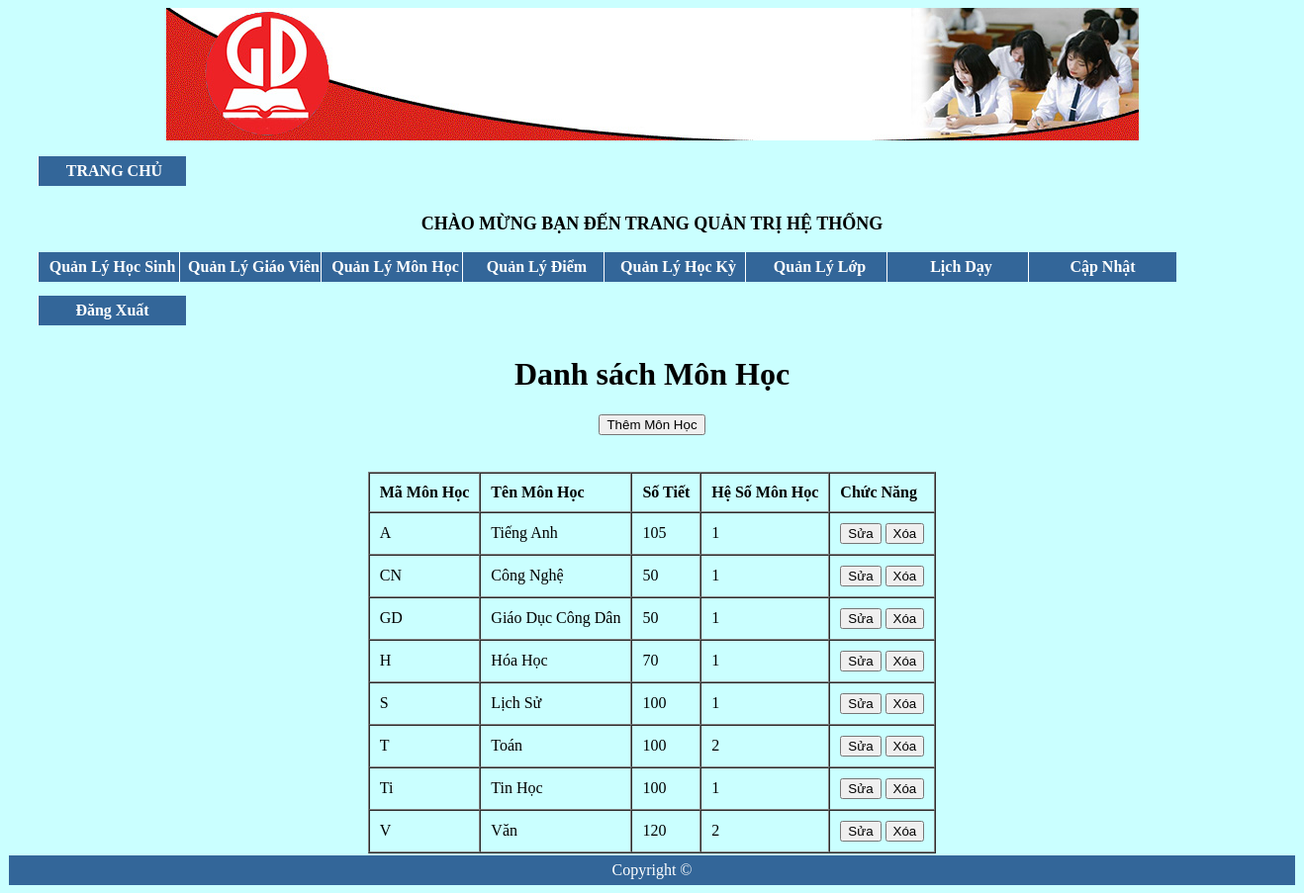
/admin/index.php?mod=mh (signed in), run on the app's committed database.
### tables this page shows
CREATE TABLE `monhoc` (
  `MaMonHoc` varchar(5) NOT NULL,
  `TenMonHoc` varchar(20) NOT NULL,
  `SoTiet` int(20) NOT NULL,
  `HeSoMonHoc` int(1) NOT NULL
);

### classes/monhoc.class.php (called while the page is built, shortened)
<?php
class monhoc extends DB
{
    function allmon()
    {
        $con=$this->connect();
        $sql="select * from monhoc";
        $query=mysqli_query($con,$sql);
        $result=array();
        if($query)
        {
            while($row=mysqli_fetch_assoc($query))
            {
                $result[]=$row;
            }
        }
        return $result;
    }
}
?>

### admin/monhoc/hienthimon.php (the view, shortened to what this page needs)
<?php
require "../classes/monhoc.class.php";
$con=new monhoc();
$mon=$con->allmon();
?>
<!DOCTYPE html>
<html>
<head>
</head>
<body>
<h1 align="center"style="font-family:Tahoma;font-weight: bold">Danh sách Môn Học</h1>
<h3 align="center"><a href="monhoc/themmon.php"><button>Thêm Môn Học</button></a></h3>
<table align="center" border="1" cellspacing="0" cellpadding="10">
    <tr style="font-weight: bold">
        <td>Mã Môn Học</td>
        <td>Tên Môn Học</td>
        <td>Số Tiết</td>
        <td>Hệ Số Môn Học</td>
        <td>Chức Năng</td>
    </tr>
    <?php foreach ($mon as $item){ ?>
        <tr>
            <td><?php echo $item['MaMonHoc']; ?></td>
            <td><?php echo $item['TenMonHoc']; ?></td>
            <td><?php echo $item['SoTiet']; ?></td>
            <td><?php echo $item['HeSoMonHoc']; ?></td>
            <td><?php echo "<a href='monhoc/suamon.php?id=$item[MaMonHoc]'><button type='button'>Sửa</button></a>"; ?>
                <?php echo "<a href='monhoc/xoamon.php?id=$item[MaMonHoc]' onclick='return XacNhan();'><button type='button'>Xóa</button></a>"; ?>
            </td>
        </tr>
    <?php } ?>
    <br/>
</table>

### data on the page
monhoc: MaMonHoc "A", TenMonHoc "Tiếng Anh", SoTiet "105", HeSoMonHoc "1"
monhoc: MaMonHoc "CN", TenMonHoc "Công Nghệ", SoTiet "50", HeSoMonHoc "1"
monhoc: MaMonHoc "GD", TenMonHoc "Giáo Dục Công Dân", SoTiet "50", HeSoMonHoc "1"
monhoc: MaMonHoc "H", TenMonHoc "Hóa Học", SoTiet "70", HeSoMonHoc "1"
monhoc: MaMonHoc "S", TenMonHoc "Lịch Sử", SoTiet "100", HeSoMonHoc "1"
monhoc: MaMonHoc "T", TenMonHoc "Toán", SoTiet "100", HeSoMonHoc "2"
monhoc: MaMonHoc "Ti", TenMonHoc "Tin Học", SoTiet "100", HeSoMonHoc "1"
monhoc: MaMonHoc "V", TenMonHoc "Văn", SoTiet "120", HeSoMonHoc "2"
